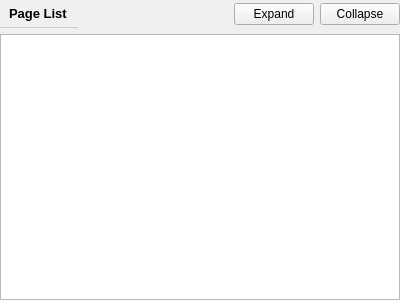
<?xml version="1.0" encoding="UTF-8"?>
<ui version="4.0">
 <class>PDFTreeView</class>
 <widget class="QWidget" name="PDFTreeView">
  <property name="geometry">
   <rect>
    <x>0</x>
    <y>0</y>
    <width>400</width>
    <height>300</height>
   </rect>
  </property>
  <layout class="QVBoxLayout" name="verticalLayout">
   <property name="leftMargin">
    <number>0</number>
   </property>
   <property name="topMargin">
    <number>0</number>
   </property>
   <property name="rightMargin">
    <number>0</number>
   </property>
   <property name="bottomMargin">
    <number>0</number>
   </property>
   <item>
    <layout class="QHBoxLayout" name="header_layout">
     <property name="leftMargin">
      <number>0</number>
     </property>
     <property name="topMargin">
      <number>0</number>
     </property>
     <property name="rightMargin">
      <number>0</number>
     </property>
     <property name="bottomMargin">
      <number>0</number>
     </property>
     <item>
      <widget class="QLabel" name="header_label">
       <property name="font">
        <font>
         <family>Segoe UI</family>
         <pointsize>10</pointsize>
         <weight>75</weight>
         <bold>true</bold>
        </font>
       </property>
       <property name="styleSheet">
        <string>padding: 6px; background-color: #f0f0f0; border-bottom: 1px solid #ccc;</string>
       </property>
       <property name="text">
        <string>Page List</string>
       </property>
      </widget>
     </item>
     <item>
      <spacer name="horizontalSpacer">
       <property name="orientation">
        <enum>Qt::Horizontal</enum>
       </property>
       <property name="sizeHint" stdset="0">
        <size>
         <width>40</width>
         <height>20</height>
        </size>
       </property>
      </spacer>
     </item>
     <item>
      <widget class="QPushButton" name="btn_expand_all">
       <property name="maximumSize">
        <size>
         <width>90</width>
         <height>16777215</height>
        </size>
       </property>
       <property name="toolTip">
        <string>Expand all PDF files to show pages</string>
       </property>
       <property name="text">
        <string>Expand</string>
       </property>
      </widget>
     </item>
     <item>
      <widget class="QPushButton" name="btn_collapse_all">
       <property name="maximumSize">
        <size>
         <width>90</width>
         <height>16777215</height>
        </size>
       </property>
       <property name="toolTip">
        <string>Collapse all PDF files</string>
       </property>
       <property name="text">
        <string>Collapse</string>
       </property>
      </widget>
     </item>
    </layout>
   </item>
   <item>
    <widget class="QTreeWidget" name="tree">
     <property name="selectionMode">
      <enum>QAbstractItemView::ExtendedSelection</enum>
     </property>
     <property name="indentation">
      <number>20</number>
     </property>
     <property name="animated">
      <bool>true</bool>
     </property>
     <attribute name="headerVisible">
      <bool>false</bool>
     </attribute>
     <column>
      <property name="text">
       <string notr="true">1</string>
      </property>
     </column>
    </widget>
   </item>
  </layout>
 </widget>
 <resources/>
 <connections/>
</ui>
